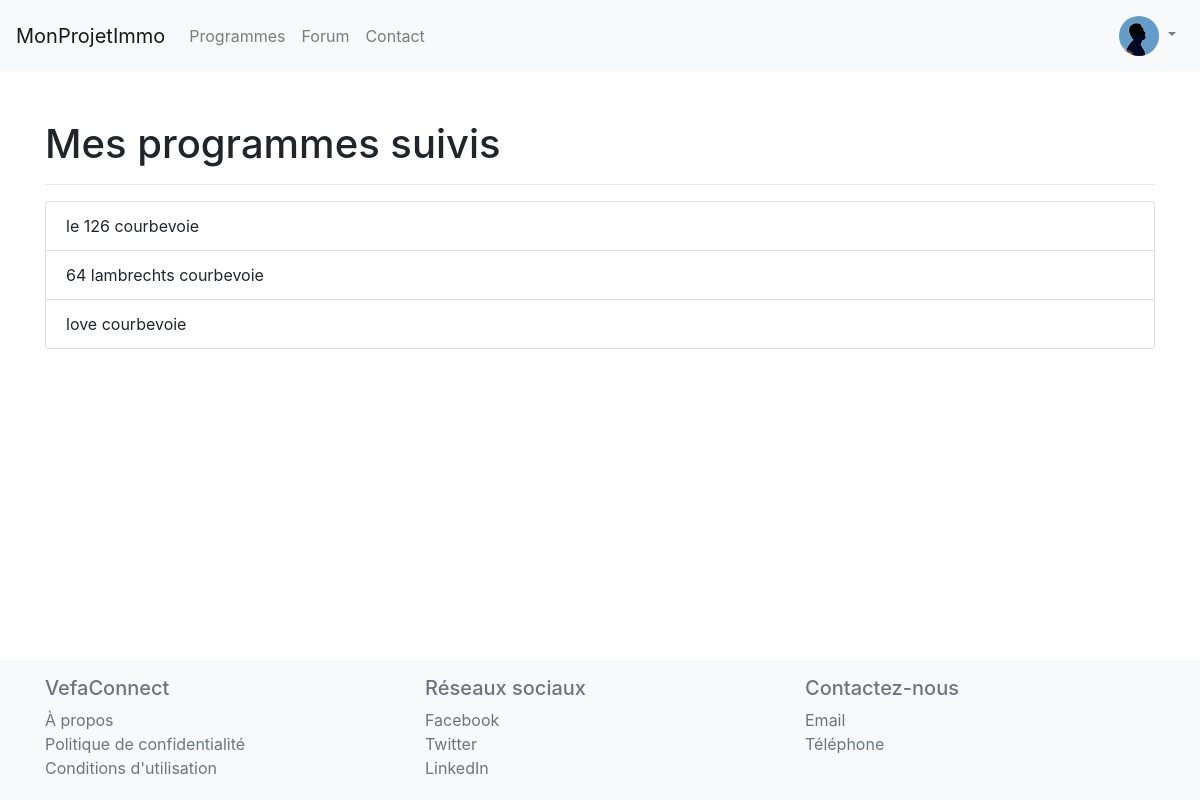
/programmes-suivis/ (signed in), run on the app's committed database.
### forum/models.py (models this page shows, shortened)
class UserProfile(models.Model):
    GENDER_CHOICES = (
        ('M', 'Male'),
        ('F', 'Female'),
        ('O', 'Other'),
)
    user = models.OneToOneField(User, on_delete=models.CASCADE)
    bio = models.TextField(blank=True)
    followed_programs = models.ManyToManyField('website.RealEstateProgram', through='website.FollowedProgram', related_name='followers')
    joined_date = models.DateTimeField(auto_now_add=True)
    photo = models.ImageField(upload_to='user_photos/', blank=True, null=True)
    first_name = models.CharField(max_length=30, blank=True, null=True)
    last_name = models.CharField(max_length=30, blank=True, null=True)
    gender = models.CharField(max_length=1, null=False, blank=False, choices=GENDER_CHOICES)

### website/models.py (models this page shows, shortened)
class RealEstateProgram(models.Model):
    name = models.CharField(max_length=200)
    description = models.TextField(blank=True)
    developer = models.ForeignKey(RealEstateDeveloper, on_delete=models.CASCADE, related_name='programs')
    slug = models.SlugField(unique=True, editable=False)
    end_date = models.DateField(null=True, blank=True)
    new_end_date = models.DateField(null=True, blank=True)
    address = models.ForeignKey(Address, on_delete=models.CASCADE, null=True)
    image = models.ImageField(upload_to='program_images/', null=True, blank=True)
    validated = models.BooleanField(default=False, null=False)
    class Meta:
        constraints = [
            models.UniqueConstraint(fields=['name', 'address', 'developer'], name='unique_program')
        ]

### website/views.py (the view)
# urls.py: path('programmes-suivis/', views.ProgrammesSuivisView.as_view(), name='programmes_suivis')
class ProgrammesSuivisView(LoginRequiredMixin, generic.ListView):
    model = RealEstateProgram
    template_name = "programmes_suivis.html"
    def get_queryset(self):
        user_profile = self.request.user.userprofile  # Obtention de l'objet UserProfile associé à cet utilisateur
        return user_profile.followed_programs.all()

### website/templates/programmes_suivis.html (shortened to what this page needs)
{% extends "base.html" %}
{% load static %}
{% block content %}
<div class="container my-5">
    <h1>Mes programmes suivis</h1>
    <hr>
    {% if object_list %}
        <ul class="list-group">
            {% for programme in object_list %}
                <li class="list-group-item">
                    {{ programme.name }}
                </li>
            {% endfor %}
        </ul>
    {% else %}
        <p class="alert alert-warning">Vous ne suivez actuellement aucun programme.</p>
    {% endif %}
</div>
{% endblock %}

### templates/navbar.html (shortened to what this page needs)
<nav class="navbar navbar-expand-lg navbar-light bg-light">
    <a class="navbar-brand" href="{% url 'home' %}">MonProjetImmo</a>
    <div class="collapse navbar-collapse" id="navbarNav">
        <ul class="navbar-nav">
            <li class="nav-item">
                <a class="nav-link" href="{% url 'program_search' %}">Programmes</a>
            </li>
            <li class="nav-item">
                <a class="nav-link" href="{% url 'general_forum' %}">Forum</a>
            </li>
            <li class="nav-item">
                <a class="nav-link" href="{% url 'contact' %}">Contact</a>
            </li>
        </ul>
        <ul class="navbar-nav ml-auto">
            {% if user.is_authenticated %}
            <li class="nav-item dropdown">
                <a class="nav-link dropdown-toggle" href="#" id="navbarDropdown" role="button" data-toggle="dropdown" aria-haspopup="true" aria-expanded="false">
                    <img src="{{ user.userprofile.photo.url  }}" class="rounded-circle" style="width:40px; height:40px; object-fit:cover;" alt="Avatar">
                </a>
            </li>
            {% endif %}
        </ul>
    </div>
</nav>

### website/static/website/css/style.css (style rules this page uses)
html, body { height: 100%; display: flex; flex-direction: column; }
body { flex-grow: 1; margin-bottom: 0; }

### data on the page
RealEstateProgram: name "le 126 courbevoie"
RealEstateProgram: name "64 lambrechts courbevoie"
RealEstateProgram: name "love courbevoie"
